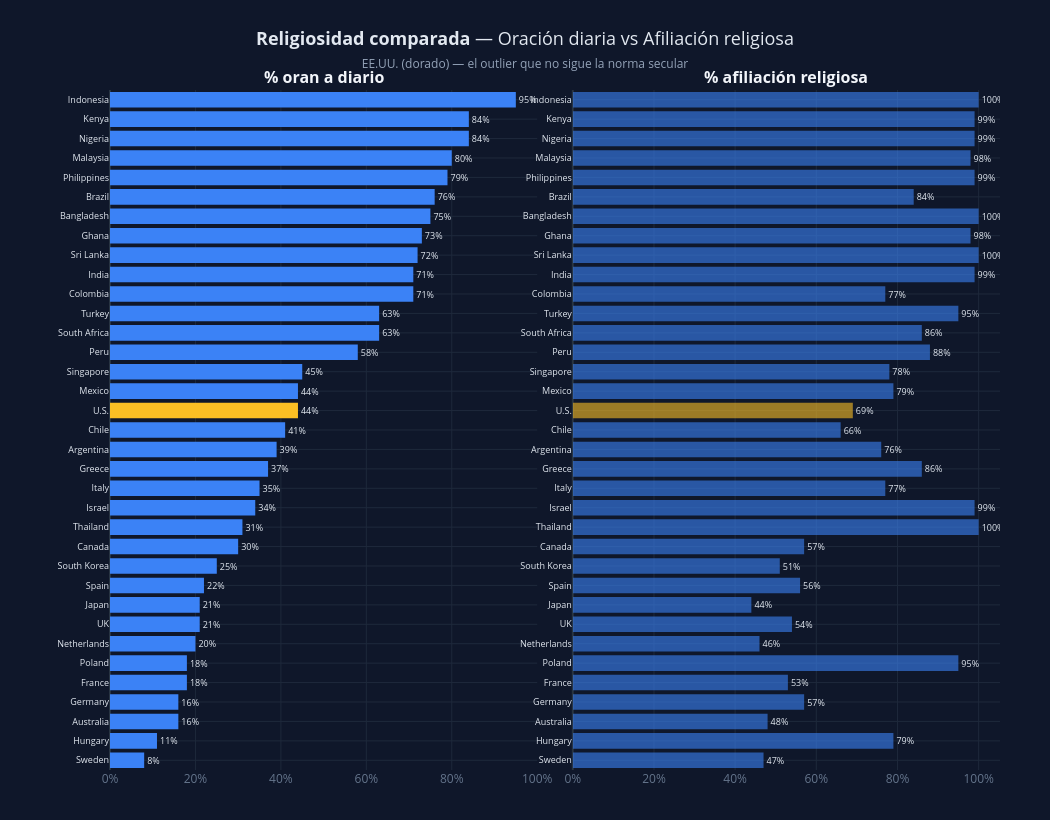

The cell this chart's notebook holds for it:
### Markdown cell above
---
## 8. Visualización Complementaria — *Ranking comparativo*

Barras horizontales duales: oración diaria vs afiliación religiosa por país.

### Code cell
df_sorted = df_clean.sort_values('pct_pray_daily', ascending=True).copy()
colors_bar = [US_CLR if iso == 'USA' else '#3B82F6' for iso in df_sorted['ISO3']]

fig2 = make_subplots(
    rows=1, cols=2,
    subplot_titles=('<b>% oran a diario</b>', '<b>% afiliación religiosa</b>'),
    horizontal_spacing=0.04
)

fig2.add_trace(go.Bar(
    y=df_sorted['Country'],
    x=df_sorted['pct_pray_daily'],
    orientation='h',
    marker_color=colors_bar,
    marker_line_width=0,
    text=df_sorted['pct_pray_daily'].map(lambda v: f'{v:.0f}%'),
    textposition='outside',
    textfont=dict(size=9, color=TEXT_CLR),
    hovertemplate='<b>%{y}</b><br>Oración diaria: %{x}%<extra></extra>',
    name='', showlegend=False,
), row=1, col=1)

fig2.add_trace(go.Bar(
    y=df_sorted['Country'],
    x=df_sorted['pct_religiously_affiliated'],
    orientation='h',
    marker_color=colors_bar,
    marker_opacity=0.6,
    marker_line_width=0,
    text=df_sorted['pct_religiously_affiliated'].map(lambda v: f'{v:.0f}%'),
    textposition='outside',
    textfont=dict(size=9, color=TEXT_CLR),
    hovertemplate='<b>%{y}</b><br>Afiliación: %{x}%<extra></extra>',
    name='', showlegend=False,
), row=1, col=2)

fig2.update_layout(
    template='plotly_dark',
    paper_bgcolor=BG,
    plot_bgcolor=BG,
    height=820, width=1050,
    title=dict(
        text='<b>Religiosidad comparada</b> — Oración diaria vs Afiliación religiosa<br>'
             '<span style="font-size:12px;color:#94A3B8;">EE.UU. (dorado) — el outlier que no sigue la norma secular</span>',
        x=0.5, xanchor='center',
        font=dict(size=18, color=TEXT_CLR)
    ),
    margin=dict(l=110, r=50, t=90, b=50)
)
fig2.update_xaxes(gridcolor=GRID_CLR, ticksuffix='%', tickfont=dict(color=MUTED))
fig2.update_yaxes(gridcolor=GRID_CLR, tickfont=dict(color=TEXT_CLR, size=9))

fig2.show()
print('Ranking renderizado')

### Figure 1 — Plotly figure (JSON) as saved in the notebook; plotly's stock layout.template omitted (floating-point values rounded to 4 significant figures)
{"data": [{"hovertemplate": "<b>%{y}</b><br>Oración diaria: %{x}%<extra></extra>", "marker": {"color": ["#3B82F6", "#3B82F6", "#3B82F6", "#3B82F6", "#3B82F6", "#3B82F6", "#3B82F6", "#3B82F6", "#3B82F6", "#3B82F6", "#3B82F6", "#3B82F6", "#3B82F6", "#3B82F6", "#3B82F6", "#3B82F6", "#3B82F6", "#3B82F6", "#FBBF24", "#3B82F6", "#3B82F6", "#3B82F6", "#3B82F6", "#3B82F6", "#3B82F6", "#3B82F6", "#3B82F6", "#3B82F6", "#3B82F6", "#3B82F6", "#3B82F6", "#3B82F6", "#3B82F6", "#3B82F6", "#3B82F6"], "line": {"width": 0}}, "name": "", "orientation": "h", "showlegend": false, "text": ["8%", "11%", "16%", "16%", "18%", "18%", "20%", "21%", "21%", "22%", "25%", "30%", "31%", "34%", "35%", "37%", "39%", "41%", "44%", "44%", "45%", "58%", "63%", "63%", "71%", "71%", "72%", "73%", "75%", "76%", "79%", "80%", "84%", "84%", "95%"], "textfont": {"color": "#E2E8F0", "size": 9}, "textposition": "outside", "type": "bar", "x": [8, 11, 16, 16, 18, 18, 20, 21, 21, 22, 25, 30, 31, 34, 35, 37, 39, 41, 44, 44, 45, 58, 63, 63, 71, 71, 72, 73, 75, 76, 79, 80, 84, 84, 95], "xaxis": "x", "y": ["Sweden", "Hungary", "Australia", "Germany", "France", "Poland", "Netherlands", "UK", "Japan", "Spain", "South Korea", "Canada", "Thailand", "Israel", "Italy", "Greece", "Argentina", "Chile", "U.S.", "Mexico", "Singapore", "Peru", "South Africa", "Turkey", "Colombia", "India", "Sri Lanka", "Ghana", "Bangladesh", "Brazil", "Philippines", "Malaysia", "Nigeria", "Kenya", "Indonesia"], "yaxis": "y"}, {"hovertemplate": "<b>%{y}</b><br>Afiliación: %{x}%<extra></extra>", "marker": {"color": ["#3B82F6", "#3B82F6", "#3B82F6", "#3B82F6", "#3B82F6", "#3B82F6", "#3B82F6", "#3B82F6", "#3B82F6", "#3B82F6", "#3B82F6", "#3B82F6", "#3B82F6", "#3B82F6", "#3B82F6", "#3B82F6", "#3B82F6", "#3B82F6", "#FBBF24", "#3B82F6", "#3B82F6", "#3B82F6", "#3B82F6", "#3B82F6", "#3B82F6", "#3B82F6", "#3B82F6", "#3B82F6", "#3B82F6", "#3B82F6", "#3B82F6", "#3B82F6", "#3B82F6", "#3B82F6", "#3B82F6"], "line": {"width": 0}, "opacity": 0.6}, "name": "", "orientation": "h", "showlegend": false, "text": ["47%", "79%", "48%", "57%", "53%", "95%", "46%", "54%", "44%", "56%", "51%", "57%", "100%", "99%", "77%", "86%", "76%", "66%", "69%", "79%", "78%", "88%", "86%", "95%", "77%", "99%", "100%", "98%", "100%", "84%", "99%", "98%", "99%", "99%", "100%"], "textfont": {"color": "#E2E8F0", "size": 9}, "textposition": "outside", "type": "bar", "x": [47, 79, 48, 57, 53, 95, 46, 54, 44, 56, 51, 57, 100, 99, 77, 86, 76, 66, 69, 79, 78, 88, 86, 95, 77, 99, 100, 98, 100, 84, 99, 98, 99, 99, 100], "xaxis": "x2", "y": ["Sweden", "Hungary", "Australia", "Germany", "France", "Poland", "Netherlands", "UK", "Japan", "Spain", "South Korea", "Canada", "Thailand", "Israel", "Italy", "Greece", "Argentina", "Chile", "U.S.", "Mexico", "Singapore", "Peru", "South Africa", "Turkey", "Colombia", "India", "Sri Lanka", "Ghana", "Bangladesh", "Brazil", "Philippines", "Malaysia", "Nigeria", "Kenya", "Indonesia"], "yaxis": "y2"}], "layout": {"annotations": [{"font": {"size": 16}, "showarrow": false, "text": "<b>% oran a diario</b>", "x": 0.24, "xanchor": "center", "xref": "paper", "y": 1, "yanchor": "bottom", "yref": "paper"}, {"font": {"size": 16}, "showarrow": false, "text": "<b>% afiliación religiosa</b>", "x": 0.76, "xanchor": "center", "xref": "paper", "y": 1, "yanchor": "bottom", "yref": "paper"}], "height": 820, "margin": {"b": 50, "l": 110, "r": 50, "t": 90}, "paper_bgcolor": "#0F172A", "plot_bgcolor": "#0F172A", "title": {"font": {"color": "#E2E8F0", "size": 18}, "text": "<b>Religiosidad comparada</b> — Oración diaria vs Afiliación religiosa<br><span style=\"font-size:12px;color:#94A3B8;\">EE.UU. (dorado) — el outlier que no sigue la norma secular</span>", "x": 0.5, "xanchor": "center"}, "width": 1050, "xaxis": {"anchor": "y", "domain": [0, 0.48], "gridcolor": "#1E293B", "tickfont": {"color": "#64748B"}, "ticksuffix": "%"}, "xaxis2": {"anchor": "y2", "domain": [0.52, 1], "gridcolor": "#1E293B", "tickfont": {"color": "#64748B"}, "ticksuffix": "%"}, "yaxis": {"anchor": "x", "domain": [0, 1], "gridcolor": "#1E293B", "tickfont": {"color": "#E2E8F0", "size": 9}}, "yaxis2": {"anchor": "x2", "domain": [0, 1], "gridcolor": "#1E293B", "tickfont": {"color": "#E2E8F0", "size": 9}}}}
